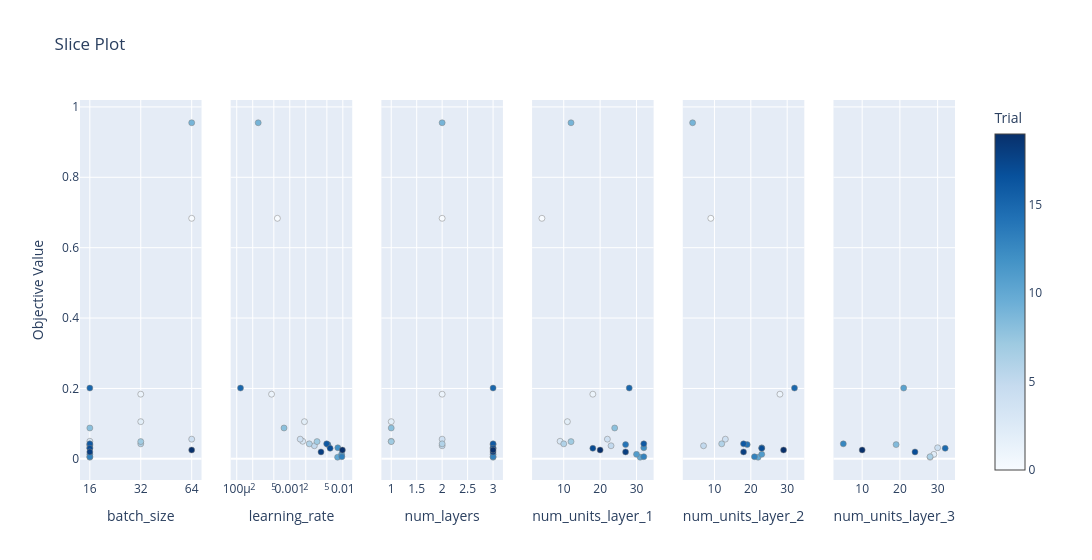

Here is the notebook cell this chart was saved with:
### Code cell
# visualizing Optuna results

optuna.visualization.plot_optimization_history(study)
optuna.visualization.plot_param_importances(study)
optuna.visualization.plot_slice(study)

### Figure 1 — Plotly figure (JSON) as saved in the notebook; plotly's stock layout.template omitted (floating-point values rounded to 4 significant figures)
{"data": [{"marker": {"color": [0, 1, 2, 3, 4, 5, 6, 7, 8, 9, 10, 11, 12, 13, 14, 15, 16, 17, 18, 19], "colorbar": {"title": {"text": "Trial"}, "x": 1, "xpad": 40}, "colorscale": [[0, "rgb(247,251,255)"], [0.125, "rgb(222,235,247)"], [0.25, "rgb(198,219,239)"], [0.375, "rgb(158,202,225)"], [0.5, "rgb(107,174,214)"], [0.625, "rgb(66,146,198)"], [0.75, "rgb(33,113,181)"], [0.875, "rgb(8,81,156)"], [1, "rgb(8,48,107)"]], "line": {"color": "Grey", "width": 0.5}, "showscale": true}, "mode": "markers", "name": "Feasible Trial", "showlegend": false, "type": "scatter", "x": [64, 32, 32, 16, 64, 16, 32, 32, 16, 64, 16, 16, 16, 16, 16, 16, 16, 16, 16, 64], "xaxis": "x", "y": [0.6834, 0.1838, 0.1057, 0.04997, 0.05594, 0.03717, 0.04268, 0.04907, 0.08767, 0.955, 0.00454, 0.01279, 0.03145, 0.006006, 0.04044, 0.2012, 0.04264, 0.02995, 0.0197, 0.02512], "yaxis": "y"}, {"marker": {"color": [0, 1, 2, 3, 4, 5, 6, 7, 8, 9, 10, 11, 12, 13, 14, 15, 16, 17, 18, 19], "colorbar": {"title": {"text": "Trial"}, "x": 1, "xpad": 40}, "colorscale": [[0, "rgb(247,251,255)"], [0.125, "rgb(222,235,247)"], [0.25, "rgb(198,219,239)"], [0.375, "rgb(158,202,225)"], [0.5, "rgb(107,174,214)"], [0.625, "rgb(66,146,198)"], [0.75, "rgb(33,113,181)"], [0.875, "rgb(8,81,156)"], [1, "rgb(8,48,107)"]], "line": {"color": "Grey", "width": 0.5}, "showscale": false}, "mode": "markers", "name": "Feasible Trial", "showlegend": false, "type": "scatter", "x": [0.0005841, 0.0004536, 0.00189, 0.001752, 0.001573, 0.002908, 0.002328, 0.003264, 0.0007786, 0.0002538, 0.007964, 0.009482, 0.008046, 0.009581, 0.005227, 0.0001178, 0.004957, 0.005759, 0.003876, 0.009815], "xaxis": "x2", "y": [0.6834, 0.1838, 0.1057, 0.04997, 0.05594, 0.03717, 0.04268, 0.04907, 0.08767, 0.955, 0.00454, 0.01279, 0.03145, 0.006006, 0.04044, 0.2012, 0.04264, 0.02995, 0.0197, 0.02512], "yaxis": "y2"}, {"marker": {"color": [0, 1, 2, 3, 4, 5, 6, 7, 8, 9, 10, 11, 12, 13, 14, 15, 16, 17, 18, 19], "colorbar": {"title": {"text": "Trial"}, "x": 1, "xpad": 40}, "colorscale": [[0, "rgb(247,251,255)"], [0.125, "rgb(222,235,247)"], [0.25, "rgb(198,219,239)"], [0.375, "rgb(158,202,225)"], [0.5, "rgb(107,174,214)"], [0.625, "rgb(66,146,198)"], [0.75, "rgb(33,113,181)"], [0.875, "rgb(8,81,156)"], [1, "rgb(8,48,107)"]], "line": {"color": "Grey", "width": 0.5}, "showscale": false}, "mode": "markers", "name": "Feasible Trial", "showlegend": false, "type": "scatter", "x": [2, 2, 1, 1, 2, 2, 2, 1, 1, 2, 3, 3, 3, 3, 3, 3, 3, 3, 3, 3], "xaxis": "x3", "y": [0.6834, 0.1838, 0.1057, 0.04997, 0.05594, 0.03717, 0.04268, 0.04907, 0.08767, 0.955, 0.00454, 0.01279, 0.03145, 0.006006, 0.04044, 0.2012, 0.04264, 0.02995, 0.0197, 0.02512], "yaxis": "y3"}, {"marker": {"color": [0, 1, 2, 3, 4, 5, 6, 7, 8, 9, 10, 11, 12, 13, 14, 15, 16, 17, 18, 19], "colorbar": {"title": {"text": "Trial"}, "x": 1, "xpad": 40}, "colorscale": [[0, "rgb(247,251,255)"], [0.125, "rgb(222,235,247)"], [0.25, "rgb(198,219,239)"], [0.375, "rgb(158,202,225)"], [0.5, "rgb(107,174,214)"], [0.625, "rgb(66,146,198)"], [0.75, "rgb(33,113,181)"], [0.875, "rgb(8,81,156)"], [1, "rgb(8,48,107)"]], "line": {"color": "Grey", "width": 0.5}, "showscale": false}, "mode": "markers", "name": "Feasible Trial", "showlegend": false, "type": "scatter", "x": [4, 18, 11, 9, 22, 23, 10, 12, 24, 12, 31, 30, 32, 32, 27, 28, 32, 18, 27, 20], "xaxis": "x4", "y": [0.6834, 0.1838, 0.1057, 0.04997, 0.05594, 0.03717, 0.04268, 0.04907, 0.08767, 0.955, 0.00454, 0.01279, 0.03145, 0.006006, 0.04044, 0.2012, 0.04264, 0.02995, 0.0197, 0.02512], "yaxis": "y4"}, {"marker": {"color": [0, 1, 4, 5, 6, 9, 10, 11, 12, 13, 14, 15, 16, 17, 18, 19], "colorbar": {"title": {"text": "Trial"}, "x": 1, "xpad": 40}, "colorscale": [[0, "rgb(247,251,255)"], [0.125, "rgb(222,235,247)"], [0.25, "rgb(198,219,239)"], [0.375, "rgb(158,202,225)"], [0.5, "rgb(107,174,214)"], [0.625, "rgb(66,146,198)"], [0.75, "rgb(33,113,181)"], [0.875, "rgb(8,81,156)"], [1, "rgb(8,48,107)"]], "line": {"color": "Grey", "width": 0.5}, "showscale": false}, "mode": "markers", "name": "Feasible Trial", "showlegend": false, "type": "scatter", "x": [9, 28, 13, 7, 12, 4, 22, 23, 23, 21, 19, 32, 18, 23, 18, 29], "xaxis": "x5", "y": [0.6834, 0.1838, 0.05594, 0.03717, 0.04268, 0.955, 0.00454, 0.01279, 0.03145, 0.006006, 0.04044, 0.2012, 0.04264, 0.02995, 0.0197, 0.02512], "yaxis": "y5"}, {"marker": {"color": [10, 11, 12, 13, 14, 15, 16, 17, 18, 19], "colorbar": {"title": {"text": "Trial"}, "x": 1, "xpad": 40}, "colorscale": [[0, "rgb(247,251,255)"], [0.125, "rgb(222,235,247)"], [0.25, "rgb(198,219,239)"], [0.375, "rgb(158,202,225)"], [0.5, "rgb(107,174,214)"], [0.625, "rgb(66,146,198)"], [0.75, "rgb(33,113,181)"], [0.875, "rgb(8,81,156)"], [1, "rgb(8,48,107)"]], "line": {"color": "Grey", "width": 0.5}, "showscale": false}, "mode": "markers", "name": "Feasible Trial", "showlegend": false, "type": "scatter", "x": [28, 29, 30, 28, 19, 21, 5, 32, 24, 10], "xaxis": "x6", "y": [0.00454, 0.01279, 0.03145, 0.006006, 0.04044, 0.2012, 0.04264, 0.02995, 0.0197, 0.02512], "yaxis": "y6"}], "layout": {"title": {"text": "Slice Plot"}, "width": 1800, "xaxis": {"anchor": "y", "categoryarray": [16, 32, 64], "categoryorder": "array", "domain": [0, 0.1389], "title": {"text": "batch_size"}, "type": "category"}, "xaxis2": {"anchor": "y2", "domain": [0.1722, 0.3111], "title": {"text": "learning_rate"}, "type": "log"}, "xaxis3": {"anchor": "y3", "domain": [0.3444, 0.4833], "title": {"text": "num_layers"}}, "xaxis4": {"anchor": "y4", "domain": [0.5167, 0.6556], "title": {"text": "num_units_layer_1"}}, "xaxis5": {"anchor": "y5", "domain": [0.6889, 0.8278], "title": {"text": "num_units_layer_2"}}, "xaxis6": {"anchor": "y6", "domain": [0.8611, 1], "title": {"text": "num_units_layer_3"}}, "yaxis": {"anchor": "x", "domain": [0, 1], "title": {"text": "Objective Value"}}, "yaxis2": {"anchor": "x2", "domain": [0, 1], "matches": "y", "showticklabels": false}, "yaxis3": {"anchor": "x3", "domain": [0, 1], "matches": "y", "showticklabels": false}, "yaxis4": {"anchor": "x4", "domain": [0, 1], "matches": "y", "showticklabels": false}, "yaxis5": {"anchor": "x5", "domain": [0, 1], "matches": "y", "showticklabels": false}, "yaxis6": {"anchor": "x6", "domain": [0, 1], "matches": "y", "showticklabels": false}}}
